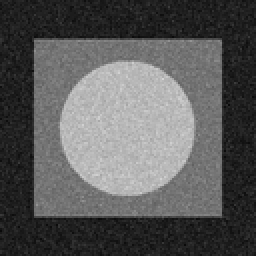
%> input picture HW3/test-pattern1.tif, 128 x 128 px, shrunk from 604 x 604 before the run (shown 2 times larger)
$ octave Zoom8_activity_Zach.m   (GNU Octave 9; MATLAB toolbox functions it lacks are replaced by stand-ins)
%> lines starting %> are read from the running program, lines starting %| are printed output that depends on the picture
% Zoom 8 activity
% Load images - Inspect

clear; clc; close;

% Can look at original for a comparison point
% figure; imshow(im2double(imread('test-pattern.tif')));


% Load images -- convert to double
pattern = im2double(imread('test-pattern1.tif'));
%> pattern: size 128x128 double; min 0.0353, max 0.835, mean 0.351
% pattern = im2double(imread('dentalXray.tif'));
[M,N] = size(pattern);
%> M = 128; N = 128

% % identify center row and column
% r_mid = (M+1)/2;
% c_mid = (N+1)/2;


% Look at image histogram
figure; imshow(pattern)
% figure; imhist(pattern)

% Look at the FFT
pattern_fft = fftshift(fft2(pattern));
disp_fft = mat2gray(log(abs(pattern_fft)+1));
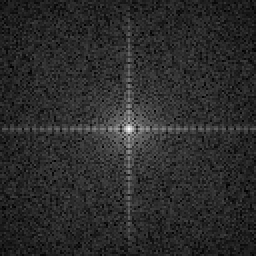
%> disp_fft: size 128x128 double (shown 2 times larger); min 0, max 1, mean 0.171
% figure; imshow(disp_fft);

% Try an averaging filter and median
pattern_avg = pattern;
pattern_med = pattern;
pattern_round = pattern;

pattern2 = zeros(M+4,N+4);
pattern2(3:(M+2),3:(N+2)) = pattern;
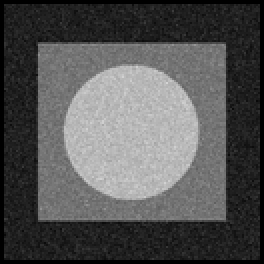
%> pattern2: size 132x132 double (shown 2 times larger); min 0, max 0.835, mean 0.33

% kern = ones(50);
%
% figure; imshow(kron(pattern(1:10,1:10),kern));
% figure; imshow(kron(pattern2(1:10,1:10),kern));

for i = 1:M
    for j = 1:N
        pattern_avg(i,j) = mean(mean(pattern2((i):(i+4),(j):(j+4))));
        pattern_med(i,j) = median(median(pattern2((i):(i+4),(j):(j+4))));

    end
end
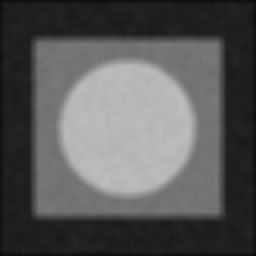
%> pattern_avg: size 128x128 double (shown 2 times larger); min 0.0431, max 0.745, mean 0.349

% [14 lines of commented-out code are left out]

figure; imshow(pattern_avg);
figure; imshow(pattern_med);
